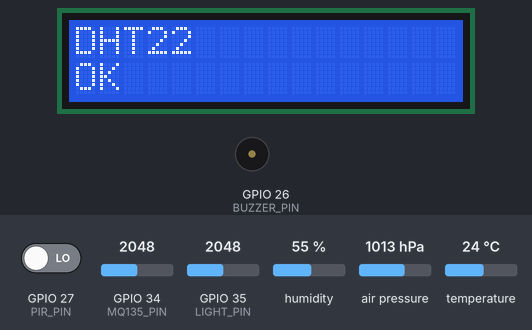
A sketch run on a simulated ESP32. On the bench: 16×2 character LCD, buzzer (waves = sounding). The test bench sets the inputs (shaded band); at power-on: GPIO 35 (LIGHT_PIN) = 2048, GPIO 34 (MQ135_PIN) = 2048, temperature 24 °C, GPIO 27 (PIR_PIN) LOW, humidity 55 %, air pressure 1013 hPa. WiFi joins after 1.5 s; servers stay silent unless stated; uploads are accepted with an empty reply; what the sketch prints to the serial monitor is not drawn.

Above: at 3.7 s.
At 14.9 s:
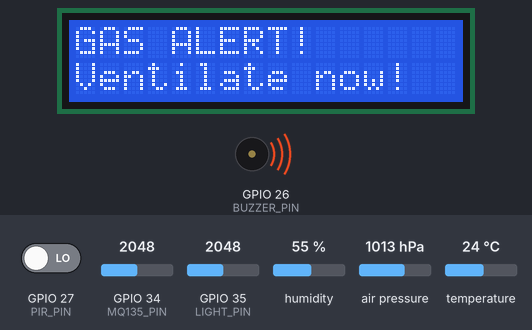
15.0 s: GPIO 35 (LIGHT_PIN) set to 1228
At 15.0 s:
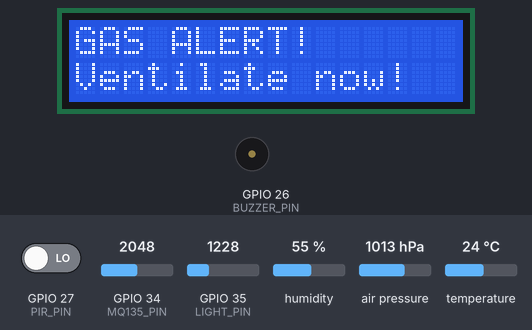
19.9 s: GPIO 34 (MQ135_PIN) set to 743
27.0 s: GPIO 34 (MQ135_PIN) set to 675
At 28.5 s:
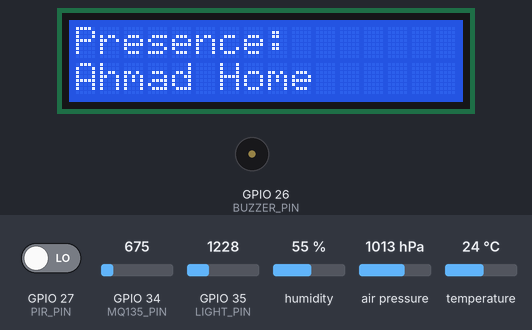
32.8 s: temperature set to 34.6 °C
39.9 s: temperature set to 35.8 °C
At 41.9 s:
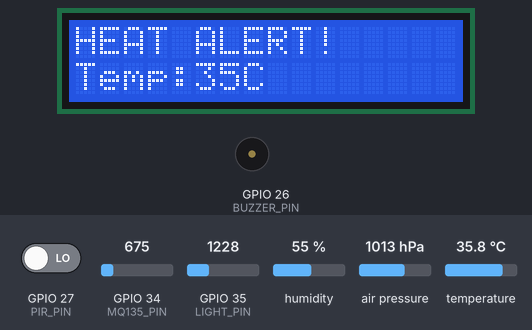
44.8 s: GPIO 34 (MQ135_PIN) set to 260
Timing chart, 0 to 47.8 s (numbered marks = the images above; inputs shaded):
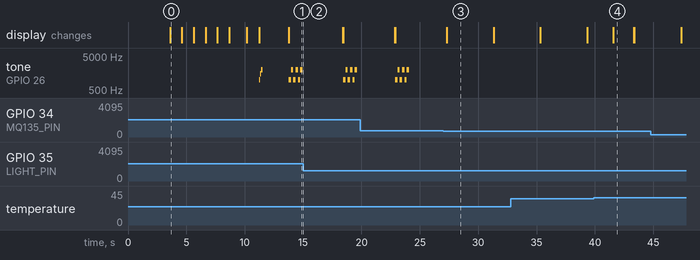

Measured:
- the behaviour switches between 701 and 700 on GPIO 34 (MQ135_PIN) (found by bisection; images 2 and 3)
- the behaviour switches between 35 and 35.1 °C on temperature (found by bisection; images 3 and 4)
- after the input at 27.0 s, tone on GPIO 26 (BUZZER_PIN): stops changing and stays silent
- after the input at 39.9 s, the display: changes after 1.7 s (image 4)
- what the display in image 0 shows lasts 1.0 s, from 3.6 s to 4.6 s
- what the display in image 3 shows lasts 4.0 s, from 27.3 s to 31.3 s
- what the display in image 4 shows lasts 1.7 s, from 41.6 s to 43.3 s

The sketch:

sketch_apr23a.ino
```cpp
#include <Wire.h>
#include <DHT.h>
#include <Adafruit_BMP280.h>
#include <LiquidCrystal_I2C.h>
#include <WiFi.h>
#include <WiFiClient.h>
#include <HTTPClient.h>
#include <WiFiClientSecure.h>
#include <ArduinoJson.h>

#define DHTPIN 4
#define DHTTYPE DHT22
#define MQ135_PIN 34
#define LIGHT_PIN 35
#define PIR_PIN 27
#define BUZZER_PIN 26

const char* ssid = "StackPebbles";
const char* password = "pebbles@133";
const char* phoneIP = "192.168.18.20";
const char* supabaseUrl = "https://qzhgdrwcxryfeiwojctw.supabase.co";
const char* supabaseKey = "eyJhbGciOiJIUzI1NiIsInR5cCI6IkpXVCJ9.eyJpc3MiOiJzdXBhYmFzZSIsInJlZiI6InF6aGdkcndjeHJ5ZmVpd29qY3R3Iiwicm9sZSI6ImFub24iLCJpYXQiOjE3NzU5MjE5ODIsImV4cCI6MjA5MTQ5Nzk4Mn0.FT066aNK7OkRkSN7grghmMKRkjxFjG58b4T_TGtI7OU";

DHT dht(DHTPIN, DHTTYPE);
Adafruit_BMP280 bmp;
LiquidCrystal_I2C lcd(0x27, 16, 2);

bool bmpFound = false;
bool dhtFound = false;
bool isHome = false;
bool lastHomeState = false;
bool lcdOn = true;
bool roommatePresent = false;

float currentTemp = 0;
float currentHum = 0;
float currentPressure = 0;
int currentAir = 0;
int currentLight = 0;
bool currentMotion = false;
bool lastMotionState = false;

unsigned long lastPresenceScan = 0;
unsigned long lastSensorRead = 0;
unsigned long lastSupabaseLog = 0;
unsigned long lastMotionTime = 0;
unsigned long roommateArrivalTime = 0;
unsigned long lastMotionDetected = 0;

const unsigned long PRESENCE_INTERVAL = 30000;
const unsigned long SENSOR_INTERVAL = 2000;
const unsigned long SUPABASE_INTERVAL = 10000;
const unsigned long LCD_TIMEOUT = 60000;
const unsigned long ROOMMATE_TIMEOUT = 300000; // 5 min no motion = roommate left

int currentSlide = 0;
unsigned long lastSlideChange = 0;
const unsigned long SLIDE_INTERVAL = 4000;

String getLightLabel(int value) {
  if (value > 3000) return "Bright";
  else if (value > 1500) return "Medium";
  else if (value > 500) return "Dim";
  else return "Dark";
}

String getAirLabel(int value) {
  if (value < 300) return "Good";
  else if (value < 500) return "Moderate";
  else if (value < 700) return "Poor";
  else return "Hazardous";
}

void showLCD(String line1, String line2) {
  if (!lcdOn) return;
  lcd.clear();
  lcd.setCursor(0, 0);
  lcd.print(line1);
  lcd.setCursor(0, 1);
  lcd.print(line2);
}

void lcdTurnOn() {
  if (!lcdOn) {
    lcdOn = true;
    lcd.backlight();
    Serial.println("[LCD] Turned ON");
  }
}

void lcdTurnOff() {
  if (lcdOn) {
    lcdOn = false;
    lcd.noBacklight();
    lcd.clear();
    Serial.println("[LCD] Turned OFF — no motion for 1 min");
  }
}

void playWelcome() {
  tone(BUZZER_PIN, 1000); delay(100);
  tone(BUZZER_PIN, 1500); delay(100);
  tone(BUZZER_PIN, 2000); delay(150);
  noTone(BUZZER_PIN);
}

void playGoodbye() {
  tone(BUZZER_PIN, 2000); delay(100);
  tone(BUZZER_PIN, 1500); delay(100);
  tone(BUZZER_PIN, 1000); delay(150);
  noTone(BUZZER_PIN);
}

void playAlert() {
  for (int i = 0; i < 3; i++) {
    tone(BUZZER_PIN, 1000); delay(200);
    tone(BUZZER_PIN, 2000); delay(200);
  }
  noTone(BUZZER_PIN);
}

void postToSupabase(String table, String body) {
  WiFiClientSecure client;
  client.setInsecure();
  HTTPClient http;
  String url = String(supabaseUrl) + "/rest/v1/" + table;
  http.begin(client, url);
  http.addHeader("Content-Type", "application/json");
  http.addHeader("apikey", supabaseKey);
  http.addHeader("Authorization", String("Bearer ") + supabaseKey);
  http.addHeader("Prefer", "return=minimal");
  int code = http.POST(body);
  Serial.println("[Supabase] " + table + " → " + String(code));
  http.end();
}

void logSensorData() {
  DynamicJsonDocument doc(512);
  doc["temperature"] = currentTemp;
  doc["humidity"] = currentHum;
  doc["pressure"] = currentPressure;
  doc["air_quality"] = currentAir;
  doc["air_label"] = getAirLabel(currentAir);
  doc["light_value"] = currentLight;
  doc["light_label"] = getLightLabel(currentLight);
  doc["motion"] = currentMotion;
  doc["is_home"] = isHome;
  doc["gas_alert"] = (currentAir > 700);
  doc["heat_alert"] = (currentTemp > 35);
  String body;
  serializeJson(doc, body);
  postToSupabase("esp32_monitor", body);
}

void logPresenceEvent(String person, String eventType, int durationMinutes = 0) {
  DynamicJsonDocument doc(256);
  doc["event_type"] = eventType;
  doc["person"] = person;
  if (durationMinutes > 0) doc["duration_minutes"] = durationMinutes;
  String body;
  serializeJson(doc, body);
  postToSupabase("presence_events", body);
}

void logRoommateSession(unsigned long arrivalMs, unsigned long leftMs) {
  int durationMinutes = (leftMs - arrivalMs) / 60000;
  DynamicJsonDocument doc(256);
  doc["duration_minutes"] = durationMinutes;
  doc["ahmad_was_away"] = true;
  String body;
  serializeJson(doc, body);
  postToSupabase("roommate_sessions", body);
  Serial.println("[Roommate] Session ended. Duration: " + String(durationMinutes) + " min");
}

bool checkPhonePresence() {
  Serial.println("[Presence] Checking...");
  WiFiClient client;
  client.setTimeout(1000);
  IPAddress phoneAddr(192, 168, 18, 20);
  if (client.connect(phoneAddr, 62078)) { client.stop(); return true; }
  if (client.connect(phoneAddr, 443))   { client.stop(); return true; }
  if (client.connect(phoneAddr, 80))    { client.stop(); return true; }
  return false;
}

void readSensors() {
  float t = dht.readTemperature();
  float h = dht.readHumidity();
  if (!isnan(t)) currentTemp = t;
  if (!isnan(h)) currentHum = h;
  currentPressure = bmpFound ? bmp.readPressure() / 100.0 : 0;
  currentAir = analogRead(MQ135_PIN);
  currentLight = analogRead(LIGHT_PIN);
  currentMotion = (digitalRead(PIR_PIN) == HIGH);
}

void updateLCDSlide() {
  if (!lcdOn) return;
  if (millis() - lastSlideChange < SLIDE_INTERVAL) return;
  lastSlideChange = millis();

  switch (currentSlide) {
    case 0:
      lcd.clear();
      lcd.setCursor(0, 0);
      lcd.print("T:" + String((int)currentTemp) + "C H:" + String((int)currentHum) + "%");
      lcd.setCursor(0, 1);
      lcd.print("P:" + String((int)currentPressure) + " " + getAirLabel(currentAir).substring(0, 4));
      break;
    case 1:
      lcd.clear();
      lcd.setCursor(0, 0);
      lcd.print("Light:" + getLightLabel(currentLight));
      lcd.setCursor(0, 1);
      if (currentMotion) {
        lcd.print(isHome ? "Motion:Ahmad" : "Motion:Roomie");
      } else {
        lcd.print("Motion: None");
      }
      break;
    case 2:
      lcd.clear();
      lcd.setCursor(0, 0);
      lcd.print("Presence:");
      lcd.setCursor(0, 1);
      lcd.print(isHome ? "Ahmad Home" : "Ahmad Away");
      break;
    case 3:
      lcd.clear();
      lcd.setCursor(0, 0);
      lcd.print("Air:" + getAirLabel(currentAir));
      lcd.setCursor(0, 1);
      lcd.print("WiFi:" + String(WiFi.RSSI()) + "dBm");
      break;
  }
  currentSlide = (currentSlide + 1) % 4;
}

void setup() {
  Serial.begin(115200);
  Wire.begin(21, 22);
  pinMode(PIR_PIN, INPUT);
  pinMode(BUZZER_PIN, OUTPUT);

  lcd.init();
  lcd.backlight();
  showLCD("Room Monitor", "Starting...");
  delay(1500);

  dht.begin();
  delay(2000);
  float testTemp = dht.readTemperature();
  dhtFound = !isnan(testTemp);
  if (dhtFound) { showLCD("DHT22", "OK"); }
  else { showLCD("ERROR:", "DHT22 missing"); tone(BUZZER_PIN, 500); delay(500); noTone(BUZZER_PIN); }
  delay(1000);

  if (bmp.begin(0x76)) {
    bmp.setSampling(Adafruit_BMP280::MODE_NORMAL,
                    Adafruit_BMP280::SAMPLING_X2,
                    Adafruit_BMP280::SAMPLING_X16,
                    Adafruit_BMP280::FILTER_X16,
                    Adafruit_BMP280::STANDBY_MS_500);
    bmpFound = true;
    showLCD("BMP280", "OK");
  } else {
    showLCD("ERROR:", "BMP280 missing");
    tone(BUZZER_PIN, 500); delay(500); noTone(BUZZER_PIN);
  }
  delay(1000);

  showLCD("MQ135", analogRead(MQ135_PIN) > 0 ? "OK" : "ERROR");
  delay(1000);
  showLCD("Light", analogRead(LIGHT_PIN) > 0 ? "OK" : "ERROR");
  delay(1000);
  showLCD("PIR", "OK");
  delay(1000);

  showLCD("WiFi", "Connecting...");
  WiFi.begin(ssid, password);
  int tries = 0;
  while (WiFi.status() != WL_CONNECTED && tries < 20) {
    delay(500); tries++;
  }
  if (WiFi.status() == WL_CONNECTED) {
    Serial.println("[WiFi] IP: " + WiFi.localIP().toString());
    showLCD("WiFi OK", WiFi.localIP().toString());
  } else {
    showLCD("WiFi", "FAILED!");
  }
  delay(1000);

  showLCD("System Ready!", "All sensors up");
  tone(BUZZER_PIN, 1000); delay(100);
  tone(BUZZER_PIN, 1500); delay(100);
  tone(BUZZER_PIN, 2000); delay(100);
  noTone(BUZZER_PIN);
  delay(2000);

  isHome = checkPhonePresence();
  lastHomeState = isHome;
  lastPresenceScan = millis();
  lastMotionTime = millis();
  lastMotionDetected = millis();
}

void loop() {
  unsigned long now = millis();

  // Read sensors
  if (now - lastSensorRead > SENSOR_INTERVAL) {
    lastSensorRead = now;
    readSensors();

    Serial.println("===================");
    Serial.println("[DHT22] T:" + String(currentTemp) + "C H:" + String(currentHum) + "%");
    Serial.println("[BMP280] P:" + String(currentPressure) + "hPa");
    Serial.println("[MQ135] " + String(currentAir) + " (" + getAirLabel(currentAir) + ")");
    Serial.println("[Light] " + String(currentLight) + " (" + getLightLabel(currentLight) + ")");
    Serial.println("[PIR] " + String(currentMotion ? "DETECTED" : "none"));
    Serial.println("[Home] " + String(isHome ? "Ahmad HOME" : "Ahmad AWAY"));
  }

  // Motion handling
  if (currentMotion) {
    lastMotionDetected = now;

    // Turn LCD on if off
    if (!lcdOn) lcdTurnOn();

    // Motion just started
    if (!lastMotionState) {
      lastMotionState = true;
      Serial.println("[Motion] Started");

      if (!isHome) {
        // Roommate arrived
        if (!roommatePresent) {
          roommatePresent = true;
          roommateArrivalTime = now;
          Serial.println("[Roommate] Arrived!");
          logPresenceEvent("Roommate", "arrived");
          logSensorData();
        }
      }
    }
  } else {
    // No motion
    if (lastMotionState) {
      lastMotionState = false;
      Serial.println("[Motion] Stopped");
    }

    // LCD timeout — turn off after 1 min of no motion
    if (lcdOn && (now - lastMotionDetected > LCD_TIMEOUT)) {
      lcdTurnOff();
    }

    // Roommate left — no motion for 5 min while Ahmad away
    if (!isHome && roommatePresent && (now - lastMotionDetected > ROOMMATE_TIMEOUT)) {
      roommatePresent = false;
      Serial.println("[Roommate] Left!");
      logPresenceEvent("Roommate", "left", (now - roommateArrivalTime) / 60000);
      logRoommateSession(roommateArrivalTime, now);
    }
  }

  // Gas alert
  if (currentAir > 700) {
    Serial.println("[ALERT] GAS HAZARDOUS!");
    lcdTurnOn();
    showLCD("GAS ALERT!", "Ventilate now!");
    playAlert();
    logSensorData();
    delay(3000);
  }

  // Heat alert
  if (currentTemp > 35) {
    Serial.println("[ALERT] HEAT ALERT! Temp: " + String(currentTemp));
    lcdTurnOn();
    showLCD("HEAT ALERT!", "Temp:" + String((int)currentTemp) + "C");
    logSensorData();
  }

  // Presence check every 30 seconds
  if (now - lastPresenceScan > PRESENCE_INTERVAL) {
    lastPresenceScan = now;
    isHome = checkPhonePresence();

    if (isHome && !lastHomeState) {
      Serial.println("[Presence] Ahmad arrived!");
      lcdTurnOn();
      showLCD("Welcome Home!", "Ahmad");
      playWelcome();
      logPresenceEvent("Ahmad", "arrived");
      logSensorData();
      delay(2000);
    } else if (!isHome && lastHomeState) {
      Serial.println("[Presence] Ahmad left!");
      lcdTurnOn();
      showLCD("Goodbye!", "Ahmad left");
      playGoodbye();
      logPresenceEvent("Ahmad", "left");
      logSensorData();
      delay(2000);
    }
    lastHomeState = isHome;
  }

  // Log to Supabase every 10 seconds
  if (now - lastSupabaseLog > SUPABASE_INTERVAL) {
    lastSupabaseLog = now;
    logSensorData();
  }

  // Update LCD slides
  updateLCDSlide();
}
```
